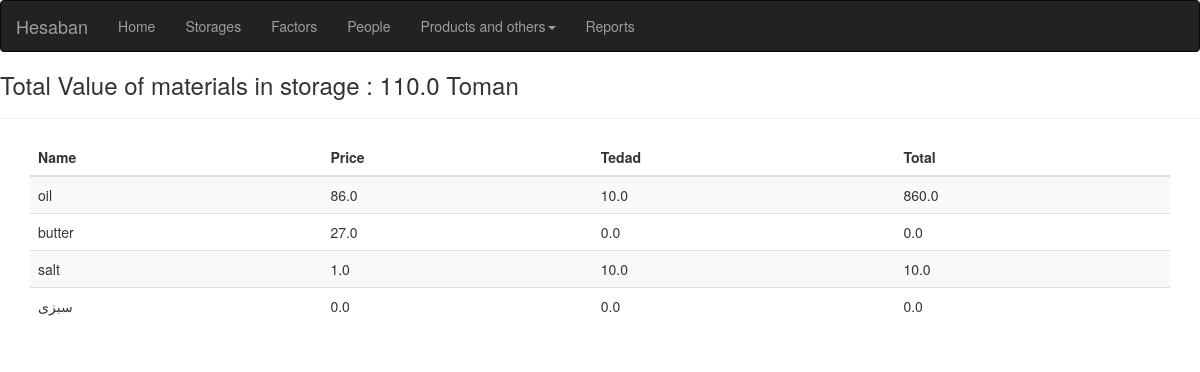
The app's page /report/1/, older data.
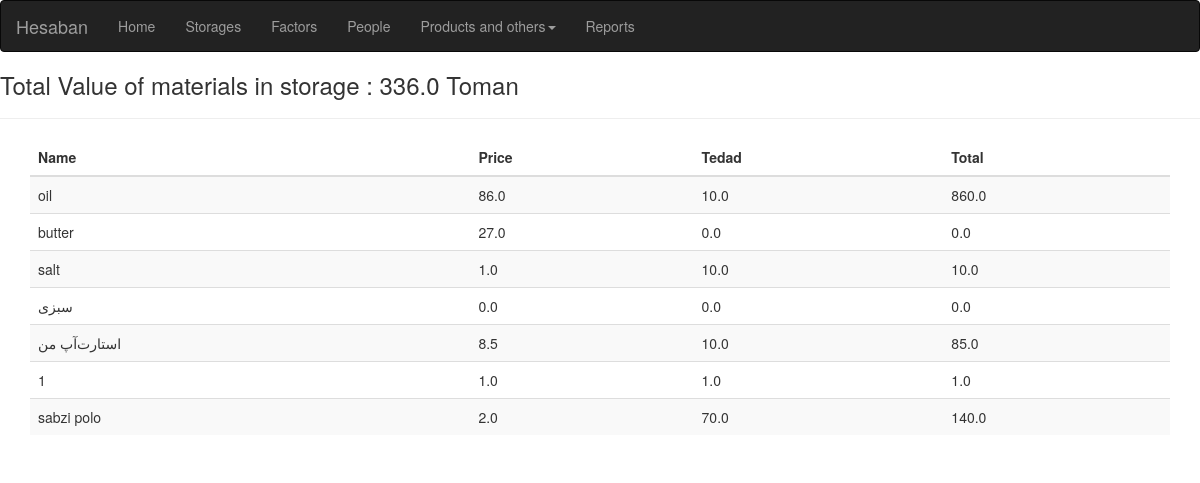
The same page, newer data.
### product/models.py (models this page shows, shortened)
class material(models.Model):
    name = models.CharField(max_length=50)
    current_value_instorage = models.FloatField(default=0)
    current_price = models.FloatField(default=0)
    total_value = models.FloatField(default=0)

### product/views.py (the view)
# urls.py: path("report/<int:id>/",views.report),
def report(request,id):
    if id == 1:
        mtv = material.objects.values_list("total_value")
        sum = 0
        for n in mtv:
            sum += n[0]
        mname = material.objects.values_list("name")
        names = []
        for name in mname:
            names.append(name[0])
        mvalue = material.objects.values_list("current_value_instorage")
        values = []
        for value in mvalue:
            values.append(value[0])
        mprice = material.objects.values_list("current_price")
        prices = []
        for price in mprice:
            prices.append(price[0])
        total = []
        for i,v in enumerate(prices):
            total.append(v * values[i])
        last = []
        for index,item in enumerate(names):
            mytuple = (names[index],prices[index],values[index],total[index])
            last.append(mytuple)
        columns = ["Name","Price","Tedad","Total"]
        return render(request,"report.html",{"mtv":sum, "col":columns,"last":last})
    elif id == 2:
        pass
    elif id == 3:
        pass

### templates/report.html (shortened to what this page needs)
{% extends 'base.html' %}
{% block body %}
<h3>Total Value of materials in storage : {{mtv}} Toman</h3>
<hr>
<div class="container">
    <table class="table table-striped">
      <thead>
        <tr>
          <th>{{col.0}}</th>
          <th>{{col.1}}</th>
          <th>{{col.2}}</th>
          <th>{{col.3}}</th>
        </tr>
      </thead>
    <tbody>
      {% for item in last %}
        <tr>
          <td>{{item.0}}</td>
          <td>{{item.1}}</td>
          <td>{{item.2}}</td>
          <td>{{item.3}}</td>
        </tr>
        {% endfor %}
    </tbody>
</table>
</div>
{% endblock body %}

### templates/base.html (shortened to what this page needs)
<!DOCTYPE html>
<html lang="en">
  <head>
    <link rel="stylesheet" href="https://maxcdn.bootstrapcdn.com/bootstrap/3.4.1/css/bootstrap.min.css">
  </head>
  <body>
<nav class="navbar navbar-inverse">
  <div class="container-fluid">
    <div class="navbar-header">
      <a class="navbar-brand" href="#">Hesaban</a>
    </div>
    <ul class="nav navbar-nav">
      <li><a href="http://127.0.0.1:8000/">Home</a></li>
      <li><a href="#">Storages</a></li>
      <li><a href="#">Factors</a></li>
      <li><a href="#">People</a></li>
      <li class="dropdown"><a class="dropdown-toggle" data-toggle="dropdown" href="#">Products and others<span class="caret"></span></a>
      </li>
      <li><a href="#">Reports</a></li>
    </ul>
  </div>
</nav>
    {% block body %}{% endblock body %}
  </body>
</html>

Row changes from the older to the newer data that the page shows:
added material: name "استارت‌آپ من", current_price "8.5", current_value_instorage "10.0", total_value "85.0"
added material: name "1", item "1.0"
added material: name "sabzi polo", current_price "2.0", current_value_instorage "70.0", total_value "140.0"
Text that changed along with them:
{{ mtv }}: "110.0" → "336.0"
